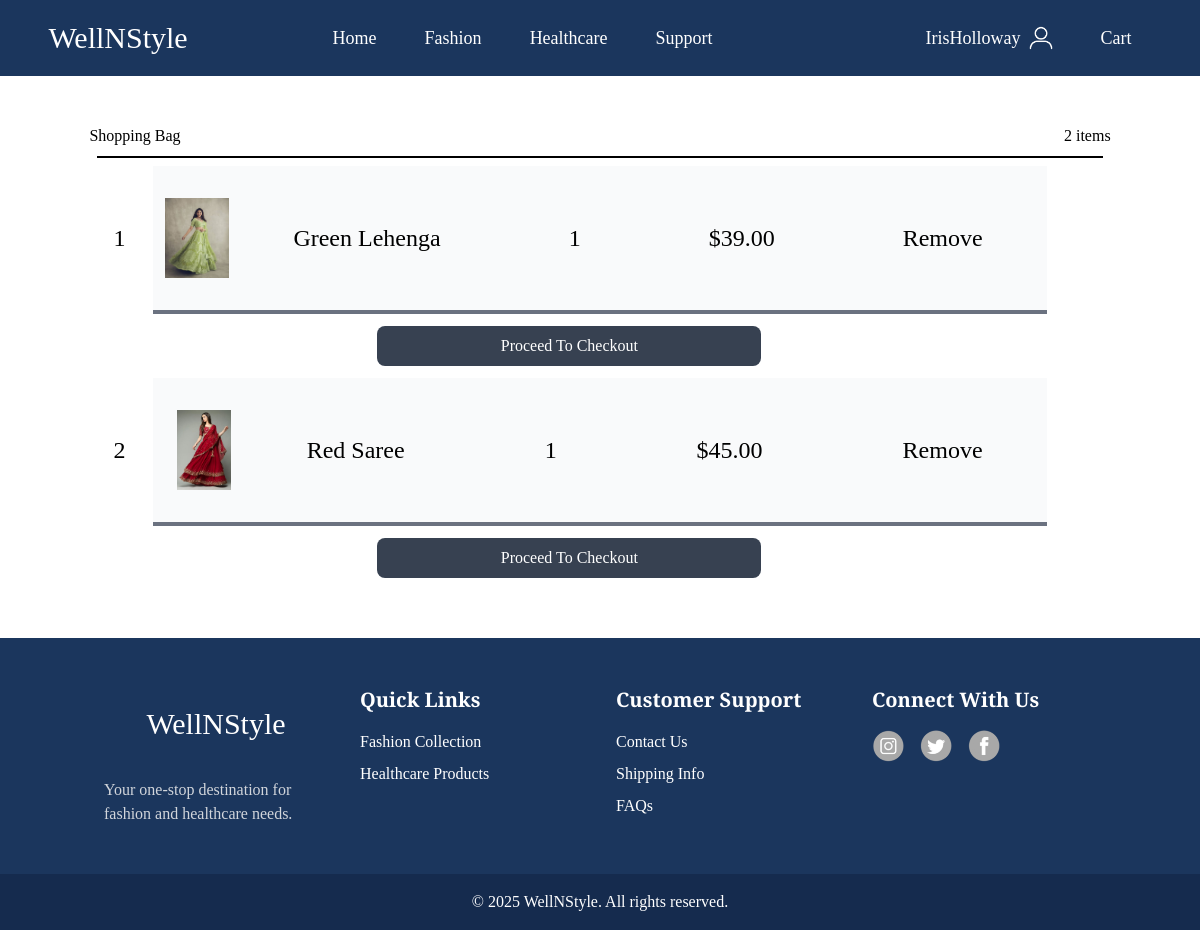
Page /cart/ (signed in) on the committed database.
### ecom/models.py (models this page shows, shortened)
class Cart(models.Model):
    user = models.OneToOneField(User, on_delete=models.CASCADE)
    created_at = models.DateTimeField(default=timezone.now)

class CartItem(models.Model):
    cart = models.ForeignKey(Cart, on_delete=models.CASCADE)
    product = models.ForeignKey(Product, on_delete=models.CASCADE)
    quantity = models.PositiveIntegerField(default=1)

class Product(models.Model):
    name = models.CharField(max_length=255)
    description = models.TextField()
    price = models.DecimalField(max_digits=10, decimal_places=2)
    category = models.ForeignKey(Category, on_delete=models.CASCADE)
    image = models.ImageField(upload_to='product/img')
    stock_quantity = models.IntegerField()

### ecom/views.py (the view)
# urls.py: path('cart/', cart, name='cart'),
@login_required(login_url='/loginpg/')
def cart(request):
    cart = get_object_or_404(Cart, user=request.user)
    cart_items = cart.cartitem_set.all()
    total_price = cart_items.aggregate(total=Sum(F('quantity') * F('product__price')))['total'] or 0
    return render(request, 'ecom/cart.html', {
        'cart': cart,
        'cart_items': cart_items,
        'total_price': total_price
    })

### ecom/templates/ecom/cart.html (shortened to what this page needs)
{% extends 'ecom/base.html' %}
{% load static %}
{% block body %}
<section class="flex bg-white justify-center items-center p-8">
   <section class="bg-white justify-center items-center p-2 m-2">
      <div class="flex justify-between">
         <h2>Shopping Bag</h2>
         <h2>{{ cart.cartitem_set.count }} items</h2>
      </div>
      <hr class="border border-black m-2">
      <div id="hui">
         {% if cart.cartitem_set.exists %}
         {% for item in cart.cartitem_set.all %}
         <div class="flex bg-white flex-col">
            <ul class="flex bg-gray-50 py-8 mx-16 justify-between border-b-4 border-gray-500 items-center">
               <li class="relative -left-10 text-2xl">{{ forloop.counter }}</li>
               <li><img src="/media/{{item.product.image}}" class="h-20" alt=""></li>
               <li class="px-16 text-2xl">{{ item.product.name }}</li>
               <li class="px-16 text-2xl">{{ item.quantity }}</li>
               <li class="px-16 text-2xl">${{ item.product.price }}</li>
               <li class="px-16 text-2xl"><a href="{% url 'remove_from_cart' item.product.id %}">Remove</a></li>
            </ul>
         </div>
         <a href="{% url 'order' item.product.id %}">
            <div class="py-2 hover:bg-gray-800 bg-gray-700 text-white my-3 px-20 text-center w-96 p-8 rounded-lg relative -right-72">
               Proceed To Checkout
            </div>
         </a>
         {% endfor %}
         {% else %}
         <li>Your cart is empty.</li>
         {% endif %}
      </div>
   </section>
</section>
{% endblock %}

### ecom/templates/ecom/base.html (shortened to what this page needs)
{% load static %}
<!DOCTYPE html>
<html lang="en">
<head>
    <link rel="stylesheet" href="{% static './css/style.css' %}">
    <script src="https://cdn.tailwindcss.com"></script>
</head>
<body>
    <nav class="flex justify-around text-lg bg-[#1B365D] text-white shadow-lg">
        <ul>
            <li class="text-3xl text-center py-5">WellNStyle</li>
        </ul>
        <ul class="flex px-6 mr-12 items-center">
            <li class="hover:bg-[#4FA49D] transition-colors cursor-pointer px-6 py-6"><a href="/">Home</a></li>
            <li class="group relative hover:bg-[#4FA49D] transition-colors cursor-pointer px-6 py-6">
                <a href="/collection/">Fashion</a>
            </li>
            <li class="group relative hover:bg-[#4FA49D] transition-colors cursor-pointer px-6 py-6">
                <a href="{% url 'healthcare' %}">Healthcare</a>
            </li>
            <li class="hover:bg-[#4FA49D] transition-colors cursor-pointer px-6 py-6"><a href="/customercare/">Support</a></li>
        </ul>
        {% if user.is_authenticated %}
            <ul class="flex justify-center items-center">
                <li class="text-center px-5"><a href="/account/" class="flex items-center"><span>{{request.user}}</span><img src="/media/download.png" class="h-8 px-1"></a></li>
                <li class="hover:bg-[#4FA49D] transition-colors cursor-pointer px-5 py-6"><a href="/cart/">Cart</a></li>
            </ul>
        {% else %}
            <ul class="flex items-center">
                <li class="hover:text-gray-200 hover:underline cursor-pointer px-10 py-6"><a href="/loginpg/">Log In</a></li>
                <li class="hover:text-gray-200 hover:underline cursor-pointer px-10 py-6">Cart - </li>
            </ul>
        {% endif %}
    </nav>
    {% block body %}
    {% endblock %}
    <footer class="bg-[#1B365D] text-white">
        <div class="container mx-auto py-12 px-4 grid grid-cols-4 gap-8">
            <div>
                <p class="text-3xl text-center py-5"> WellNStyle </p>
                <p class="mt-4 text-gray-300">Your one-stop destination for fashion and healthcare needs.</p>
            </div>
            <div>
                <h3 class="text-xl font-semibold mb-4">Quick Links</h3>
                <ul class="space-y-2">
                    <li><a href="/collection/#fashion" class="hover:text-[#4FA49D]">Fashion Collection</a></li>
                    <li><a href="/collection/#healthcare" class="hover:text-[#4FA49D]">Healthcare Products</a></li>
                </ul>
            </div>
            <div>
                <h3 class="text-xl font-semibold mb-4">Customer Support</h3>
                <ul class="space-y-2">
                    <li><a href="/customercare/" class="hover:text-[#4FA49D]">Contact Us</a></li>
                    <li><a href="/customercare/" class="hover:text-[#4FA49D]">Shipping Info</a></li>
                    <li><a href="/customercare/" class="hover:text-[#4FA49D]">FAQs</a></li>
                </ul>
            </div>
            <div>
                <h3 class="text-xl font-semibold mb-4">Connect With Us</h3>
                <div class="flex space-x-4">
                    <a href="#" class="hover:opacity-75"><img class="w-8" src="{% static './img/ig.png' %}" alt="Instagram"></a>
                    <a href="#" class="hover:opacity-75"><img class="w-8" src="{% static './img/x.png' %}" alt="Twitter"></a>
                    <a href="#" class="hover:opacity-75"><img class="w-8" src="{% static './img/FB.png' %}" alt="Facebook"></a>
                </div>
            </div>
        </div>
        <div class="bg-[#152B4E] text-center py-4">
            <p>© 2025 WellNStyle. All rights reserved.</p>
        </div>
    </footer>
</body>
</html>

### ecom/static/css/style.css (style rules this page uses)
* { font-family: "Josefin Slab", serif; font-optical-sizing: auto; font-weight: 400; font-style: normal; }

### rows in the picture
Cart: cartitem_set.count "2"
CartItem: product.image (picture), product.name "Green Lehenga", quantity "1", product.price "39.00"
CartItem: product.image (picture), product.name "Red Saree", quantity "1", product.price "45.00"

### other values in the picture
{{ request.user }} "IrisHolloway"
